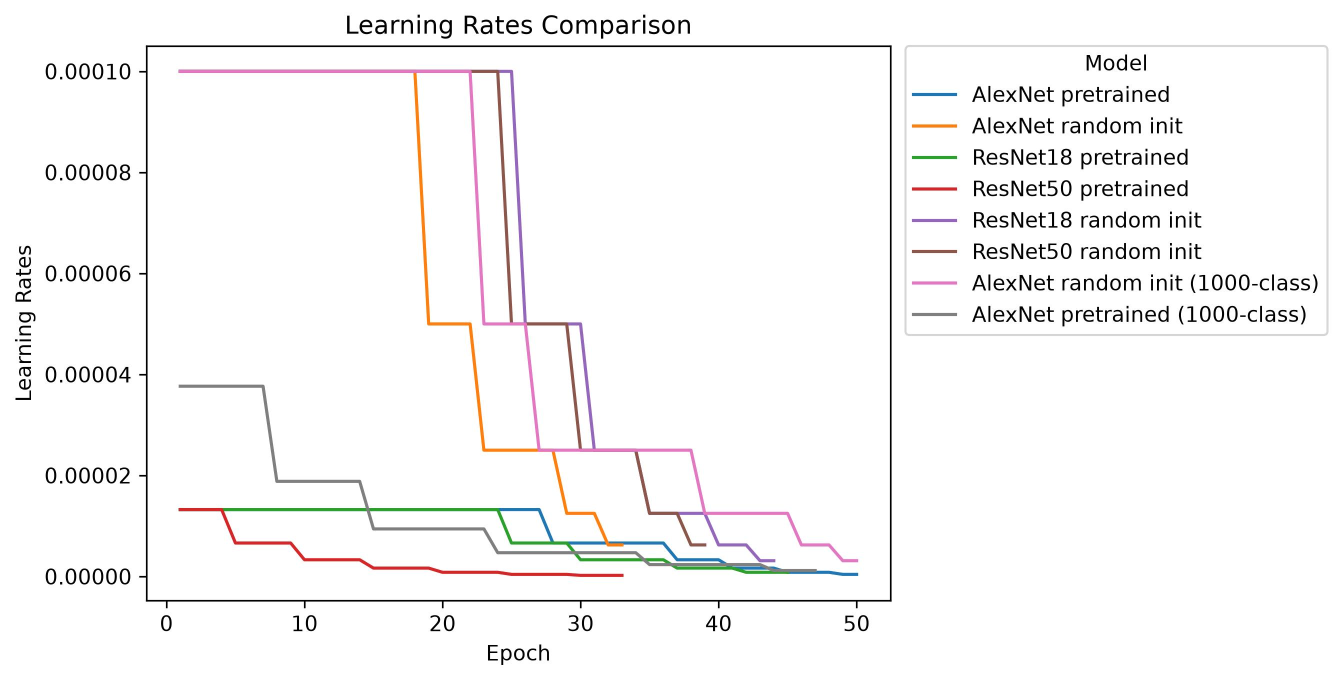
#> input picture src/performanceCompare/lr_compare.jpg, 2684 x 1361 px (shown at 1/2 size)
$ python -i features.py   (imports and definitions only)
#> lines starting #> are read from the running program, lines starting #| are printed output that depends on the picture
import cv2
import numpy as np
import pickle
from pathlib import Path
from tqdm import tqdm
from sklearn.cluster import KMeans
from skimage.feature import local_binary_pattern


# [26 lines left out: function extract_hog, not called in this run]

def extract_lbp(image_path, resize=(128, 128), radius=1, n_points=8):
#> called with image_path = '../performanceCompare/lr_compare.jpg', resize = (128, 128), radius = 1, n_points = 8
    img = cv2.imread(str(image_path))
#> img is the input picture: shape (1361, 2684, 3); mean B, G, R 246.7, 246.7, 247.5
    if img is None:
        return None
    gray = cv2.cvtColor(img, cv2.COLOR_BGR2GRAY)
    gray = cv2.resize(gray, resize)
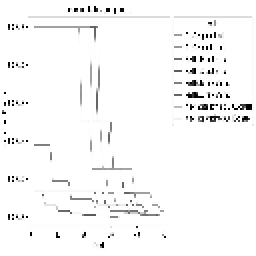
#> gray: shape (128, 128) (shown 2 times larger); min 0, max 255, mean 247.5
    lbp = local_binary_pattern(gray, n_points, radius, method='uniform')
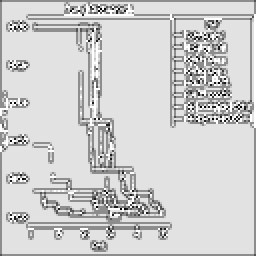
#> lbp: shape (128, 128) float64 (shown 2 times larger); min 0, max 9, mean 7.3; drawn with min black and max white
    hist, _ = np.histogram(lbp.ravel(), bins=np.arange(0, n_points + 3), range=(0, n_points + 2))
#> hist = [34, 159, 18, 352, 85, 2556, 63, 689, 11753, 675]
    hist = hist.astype(np.float32)
    hist /= (hist.sum() + 1e-7)
#> hist = [0.00208, 0.0097, 0.0011, 0.0215, 0.00519, 0.156, 0.00385, 0.0421, 0.717, 0.0412]
    return hist

# [71 lines left out: functions extract_sift_descriptors, build_sift_vocabulary, extract_sift_bovw, extract_features_batch, save_features, not called in this run]

>>> result = extract_lbp('../performanceCompare/lr_compare.jpg')
#> result has the same summary as hist in extract_lbp

$ run again, on src/performanceCompare/training_acc_compare.jpg
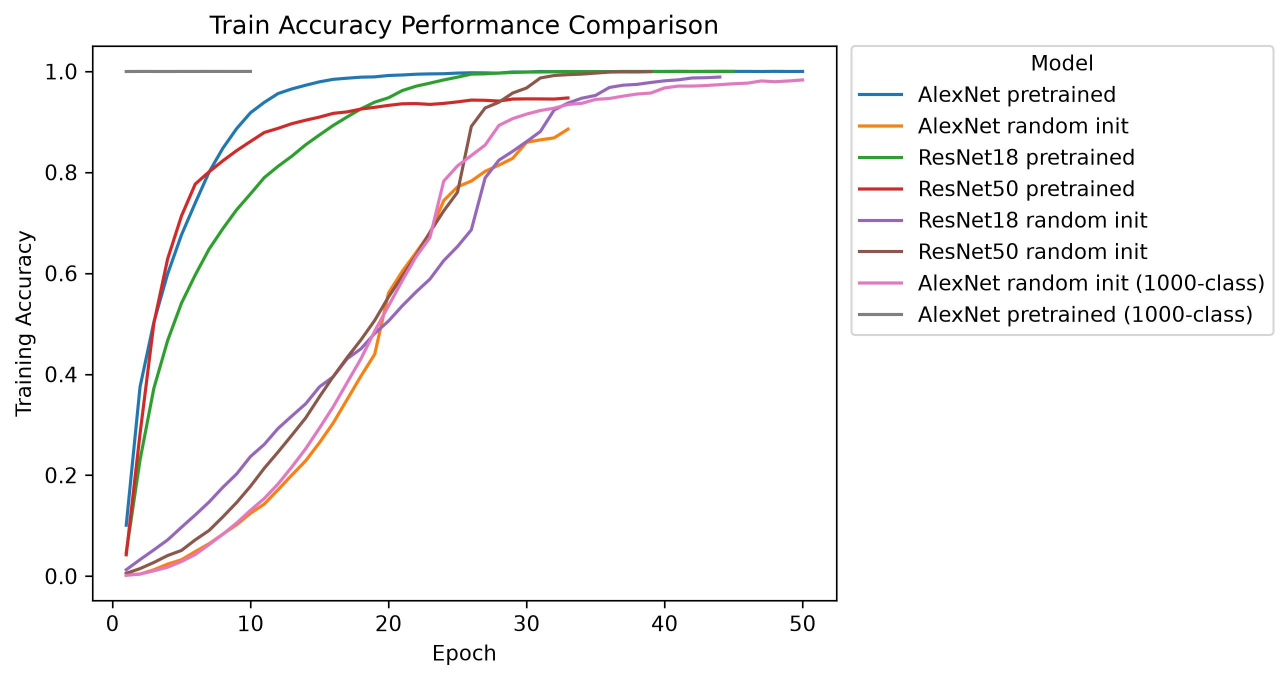
#> input picture src/performanceCompare/training_acc_compare.jpg, 2576 x 1361 px (shown at 1/2 size)
#> in extract_lbp, img is the input picture: shape (1361, 2576, 3); mean B, G, R 246.4, 246.4, 247.1
#> in extract_lbp, `gray = cv2.resize(gray, resize)`:
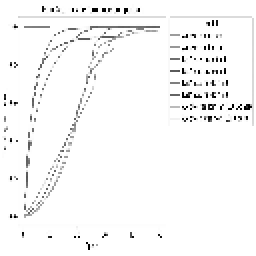
#> gray: shape (128, 128) (shown 2 times larger); min 0, max 255, mean 247.3
#> in extract_lbp, `lbp = local_binary_pattern(gray, n_points, radius, method='uniform')`:
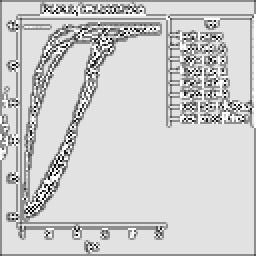
#> lbp: shape (128, 128) float64 (shown 2 times larger); min 0, max 9, mean 7.23; drawn with min black and max white
#> in extract_lbp, `hist, _ = np.histogram(lbp.ravel(), bins=np.arange(0, n_points + 3), r..`: hist = [60, 231, 28, 533, 124, 2352, 70, 688, 11523, 775]
#> in extract_lbp, `hist /= (hist.sum() + 1e-7)`: hist = [0.00366, 0.0141, 0.00171, 0.0325, 0.00757, 0.144, 0.00427, 0.042, 0.703, 0.0473]
#> result has the same summary as hist in extract_lbp

$ run again, on src/performanceCompare/training_loss_compare.jpg
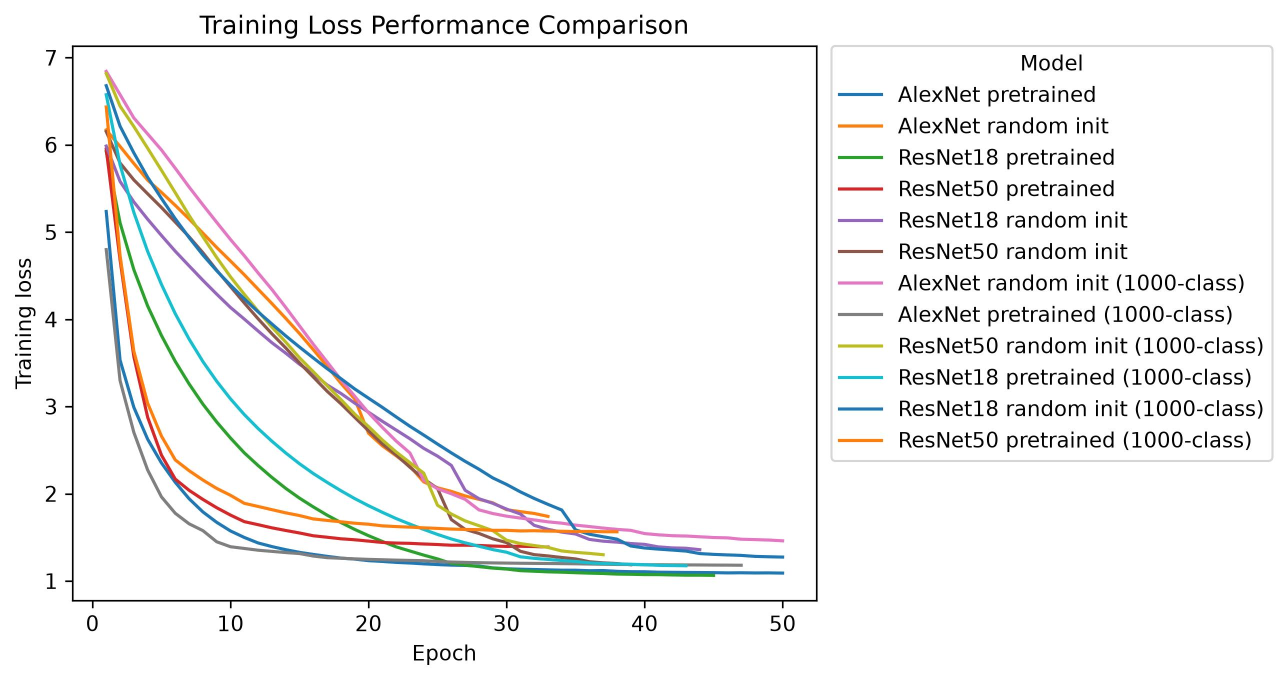
#> input picture src/performanceCompare/training_loss_compare.jpg, 2574 x 1361 px (shown at 1/2 size)
#> in extract_lbp, img is the input picture: shape (1361, 2574, 3); mean B, G, R 243.1, 243.6, 243.6
#> in extract_lbp, `gray = cv2.resize(gray, resize)`:
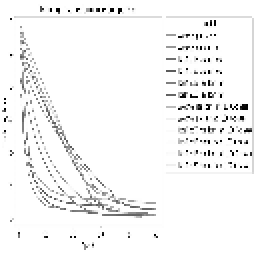
#> gray: shape (128, 128) (shown 2 times larger); min 0, max 255, mean 245.1
#> in extract_lbp, `lbp = local_binary_pattern(gray, n_points, radius, method='uniform')`:
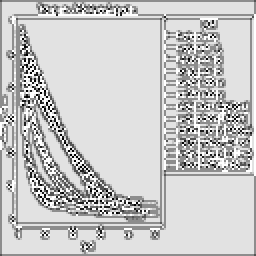
#> lbp: shape (128, 128) float64 (shown 2 times larger); min 0, max 9, mean 7.05; drawn with min black and max white
#> in extract_lbp, `hist, _ = np.histogram(lbp.ravel(), bins=np.arange(0, n_points + 3), r..`: hist = [122, 347, 43, 664, 165, 2690, 112, 830, 10248, 1163]
#> in extract_lbp, `hist /= (hist.sum() + 1e-7)`: hist = [0.00745, 0.0212, 0.00262, 0.0405, 0.0101, 0.164, 0.00684, 0.0507, 0.625, 0.071]
#> result has the same summary as hist in extract_lbp

$ run again, on src/performanceCompare/val_acc_compare.jpg
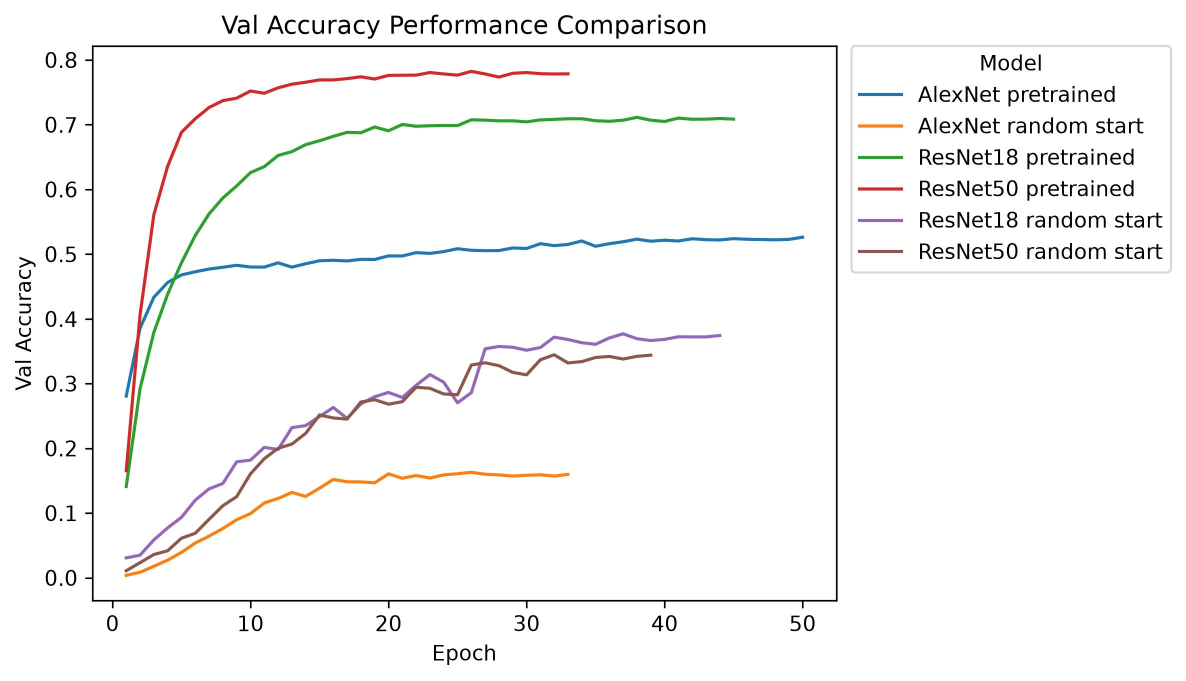
#> input picture src/performanceCompare/val_acc_compare.jpg, 2371 x 1361 px (shown at 1/2 size)
#> in extract_lbp, img is the input picture: shape (1361, 2371, 3); mean B, G, R 246.9, 247.2, 247.5
#> in extract_lbp, `gray = cv2.resize(gray, resize)`:
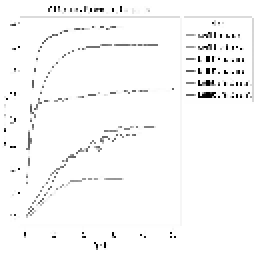
#> gray: shape (128, 128) (shown 2 times larger); min 0, max 255, mean 248.5
#> in extract_lbp, `lbp = local_binary_pattern(gray, n_points, radius, method='uniform')`:
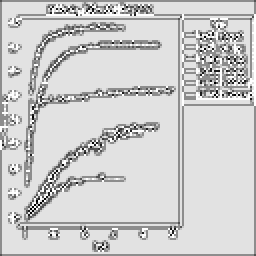
#> lbp: shape (128, 128) float64 (shown 2 times larger); min 0, max 9, mean 7.26; drawn with min black and max white
#> in extract_lbp, `hist, _ = np.histogram(lbp.ravel(), bins=np.arange(0, n_points + 3), r..`: hist = [28, 164, 30, 506, 122, 2498, 49, 675, 11620, 692]
#> in extract_lbp, `hist /= (hist.sum() + 1e-7)`: hist = [0.00171, 0.01, 0.00183, 0.0309, 0.00745, 0.152, 0.00299, 0.0412, 0.709, 0.0422]
#> result has the same summary as hist in extract_lbp
